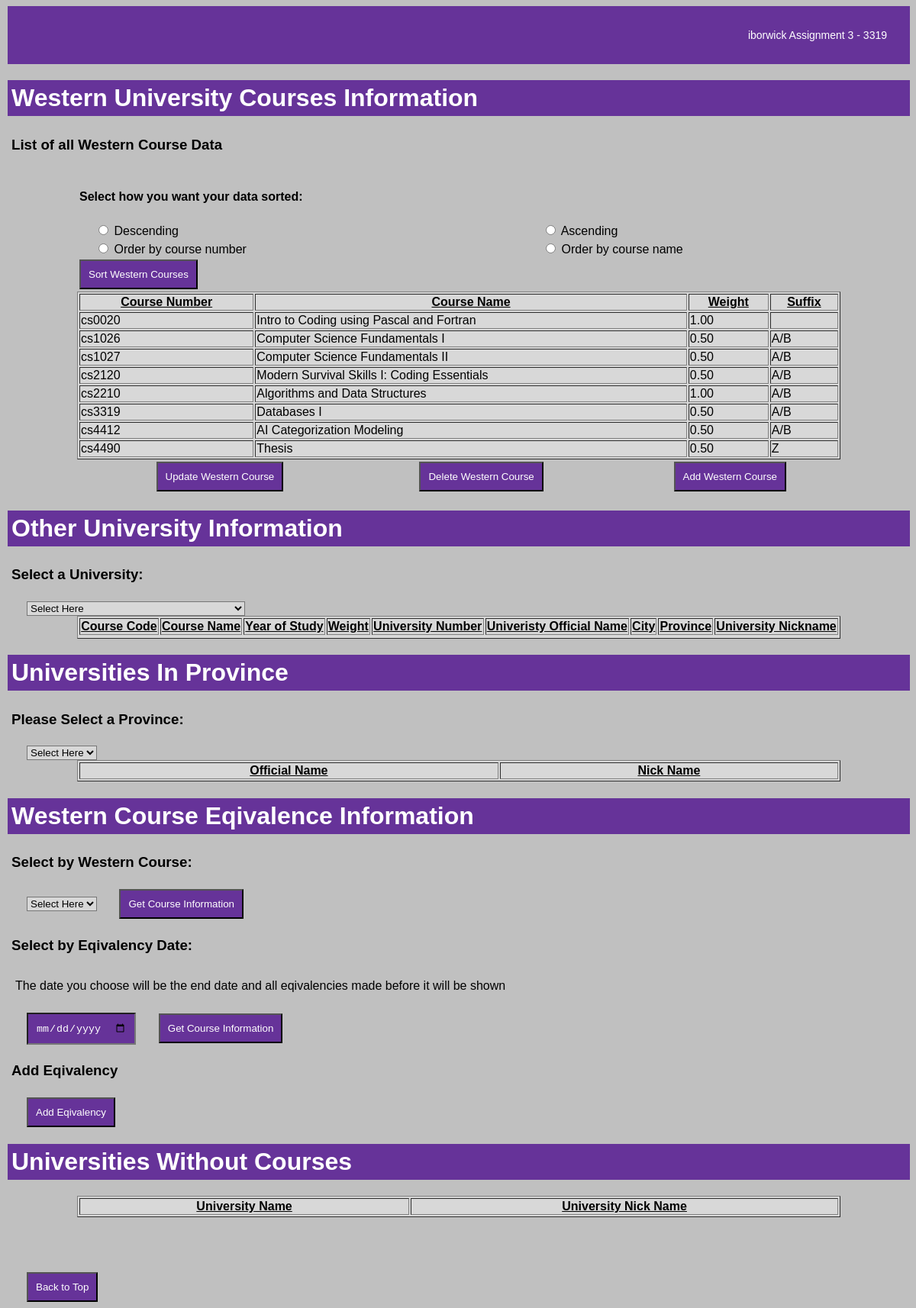
Screenshot of /Asn3/index.php with the database file from the repository.
### tables this page shows
CREATE TABLE westerncourse(coursenum VARCHAR(6) NOT NULL, 
                           coursename VARCHAR(50) NOT NULL, 
                           weight decimal(3,2) NOT NULL, 
                           suffix VARCHAR(20), 
                           PRIMARY KEY (coursenum));

### Asn3/index.php (the view, shortened to what this page needs)
<!DOCTYPE html>
<html>
    <head>
        <link rel="stylesheet" type="text/css" href="stylesheet.css">
    </head>
    <body>
        <div class="header">iborwick Assignment 3 - 3319</div>
        <?php
            include 'connecttodb.php'
        ?>
        <h1>Western University Courses Information</h1>
        <h3>List of all Western Course Data</h3>
        <form action="" method="post" value="Sort Western Courses">
            <table style="background:silver">
                <tbody>
                    <tr>
                        <td>
                            <h4> Select how you want your data sorted: </h4>
                        </td>
                    </tr>
                    <tr>
                        <td>
                            <?php echo '<input type="radio" name="order" value="Descending" >'. ' Descending'; ?>
                        </td>
                        <td>
                            <?php echo '<input type="radio" name="order" value="Ascending" >'. ' Ascending'; ?>
                        </td>
                    </tr>
                    <tr>
                        <td>
                            <?php echo '<input type="radio" name="name" value="coursenum" >'. ' Order by course number'; ?>
                        </td>
                        <td>
                            <?php echo '<input type="radio" name="name" value="coursename" >'. ' Order by course name'; ?>
                        </td>
                    </tr>
                    <tr style="background:silver">
                        <td>
                        <input style="margin-left: 0px;" type="submit" value="Sort Western Courses">
                    </td>
                    </tr>
                </tbody>
            </table>
            <table border="1" >
            <?php
                include 'getwesterncourses.php';
            ?>
            </table>
        </form>
        <table style="background:silver">
            <tr>
                <td  style="text-align: center;">
                    <form action="updatecourse.php" method="post">
                        <input type="submit" value="Update Western Course">
                    </form>
                </td>
                <td style="text-align: center;">
                    <form action="deletecourse.php" method="post">
                        <input type="submit" value="Delete Western Course">
                    </form>
                </td>
                <td style="text-align: center;">
                     <form action="addcourse.php" method="post">
                        <input type="submit" value="Add Western Course">
                    </form>
                </td>
            </tr>
        </table>
        <h1>Other University Information</h1>
            <h3>Select a University: </h3>
            <form action="" method="post">
             <select name="officialname" id="officialname">
                      <option value="1">Select Here</option>
                    </select>
                    </form>
                    <table border="1">
                       <?php
                            include 'getuniversitycourses.php';
                        ?>
                    </table>
        <h1>Universities In Province</h1>
            <h3>Please Select a Province:</h3>
            <form action"" method="post">
                <select name="provincecode" id="provincecode">
                      <option value="1">Select Here</option>
                    </select>
                    </form>
                    <table border="1">
                       <?php
                            include 'getuniversitynames.php';
                        ?>
                    </table>
            <h1>Western Course Eqivalence Information</h1>
            <h3>Select by Western Course:</h3>
            <form action="getfullcourseinfo.php" method="post">
                <select name="coursenum" id="coursenum">
                    <option value="1">Select Here</option>
                </select>
            <input type="submit" value="Get Course Information">
            </form>
            <h3>Select by Eqivalency Date:</h3>
            <p>The date you choose will be the end date and all eqivalencies made before it will be shown</p>
            <form action="geteqivalencyinfo.php" method="post">
                <input type="date" name="dateapproved" id="dateapproved">
            <input type="submit" value="Get Course Information">
            </form>
            <h3>Add Eqivalency</h3>
            <form action="addeqivalency.php" method="post">
                <input type="submit" value="Add Eqivalency">
            </form>
            <h1>Universities Without Courses</h1>
            <table border="1">
                <?php
                    include 'getuniwithoutcourses.php';
                ?>
                </table>
        <br>
        <br>
        <br>
        <br>
         <input type="button" onclick="location.href='index.php'" value="Back to Top">
    </body>
<html>

### Asn3/getwesterncourses.php (shortened to what this page needs)
<?php
    include 'connecttodb.php';
    $name = $_POST["name"];
    $order = $_POST["order"];
    if(($name == "coursenum")&& ($order =="Ascending")){
        $query = 'SELECT * FROM westerncourse ORDER BY coursenum ASC';
    }
    else if(($name == "coursenum")&& ($order =="Descending")){
        $query = 'SELECT * FROM westerncourse ORDER BY coursenum DESC';
    }
    else if(($name == "coursename")&& ($order =="Ascending")){
        $query = 'SELECT * FROM westerncourse ORDER BY coursename ASC';
    }
    else if(($name == "coursename")&& ($order =="Descending")){
        $query = 'SELECT * FROM westerncourse ORDER BY coursename DESC';
    }
    else {
        $query = 'SELECT * FROM westerncourse';
    }
    $result=mysqli_query($connection,$query);
    echo'<tr>';
    echo '<th>Course Number</th>';
    echo '<th>Course Name</th>';
    echo '<th>Weight</th>';
    echo '<th>Suffix</th>';
    echo '</tr>';
    while ($row = mysqli_fetch_assoc($result)) {
        echo '<td> '. $row["coursenum"] . '</td>';
        echo '<td> '. $row["coursename"] . '</td>';
        echo '<td> '. $row["weight"] . '</td>';
        echo '<td> '. $row["suffix"] . '</td>';
    }
    ?>

### Asn3/getuniversitycourses.php (shortened to what this page needs)
<?php
    echo'<tr>';
    echo '<th>Course Code</th>';
    echo '<th>Course Name</th>';
    echo '<th>Year of Study</th>';
    echo '<th>Weight</th>';
    echo '<th>University Number</th>';
    echo '<th>Univeristy Official Name</th>';
    echo '<th>City</th>';
    echo '<th>Province</th>';
    echo '<th>University Nickname</th>';
    echo '</tr>';
    ?>

### Asn3/getuniversitynames.php (shortened to what this page needs)
 <?php
    echo'<tr>';
    echo '<th>Official Name</th>';
    echo '<th>Nick Name</th>';
    echo '</tr>';
?>

### Asn3/getuniwithoutcourses.php (shortened to what this page needs)
<?php
    echo'<tr>';
    echo '<th>University Name</th>';
    echo '<th>University Nick Name</th>';
    echo '</tr>';
    ?>

### Asn3/stylesheet.css (style rules this page uses)
.header { padding: 30px; background: #663399; font-size: 14px; color: white; text-align: right; width: 110% top: 0px; }
body { background-color: silver; margin-left: 10px; font-family: sans-serif; }
h1 { font-weight: bold; color: white; background: #663399; padding: 5px; }
h3 { padding: 5px; }
p { padding: 10px; }
table { margin-left: auto; margin-right: auto; width: 1000px; background: #D8D8D8; }
th { text-decoration: underline; }
input { padding: 10px; color: white; background: #663399; margin-left: 25px }
select { margin-left: 25px; background: #D8D8D8; }

### rows the page displays
westerncourse: coursenum "cs0020", coursename "Intro to Coding using Pascal and Fortran", weight "1.00"
westerncourse: coursenum "cs1026", coursename "Computer Science Fundamentals I", weight "0.50", suffix "A/B"
westerncourse: coursenum "cs1027", coursename "Computer Science Fundamentals II", weight "0.50", suffix "A/B"
westerncourse: coursenum "cs2120", coursename "Modern Survival Skills I: Coding Essentials", weight "0.50", suffix "A/B"
westerncourse: coursenum "cs2210", coursename "Algorithms and Data Structures", weight "1.00", suffix "A/B"
westerncourse: coursenum "cs3319", coursename "Databases I", weight "0.50", suffix "A/B"
westerncourse: coursenum "cs4412", coursename "AI Categorization Modeling", weight "0.50", suffix "A/B"
westerncourse: coursenum "cs4490", coursename "Thesis", weight "0.50", suffix "Z"
